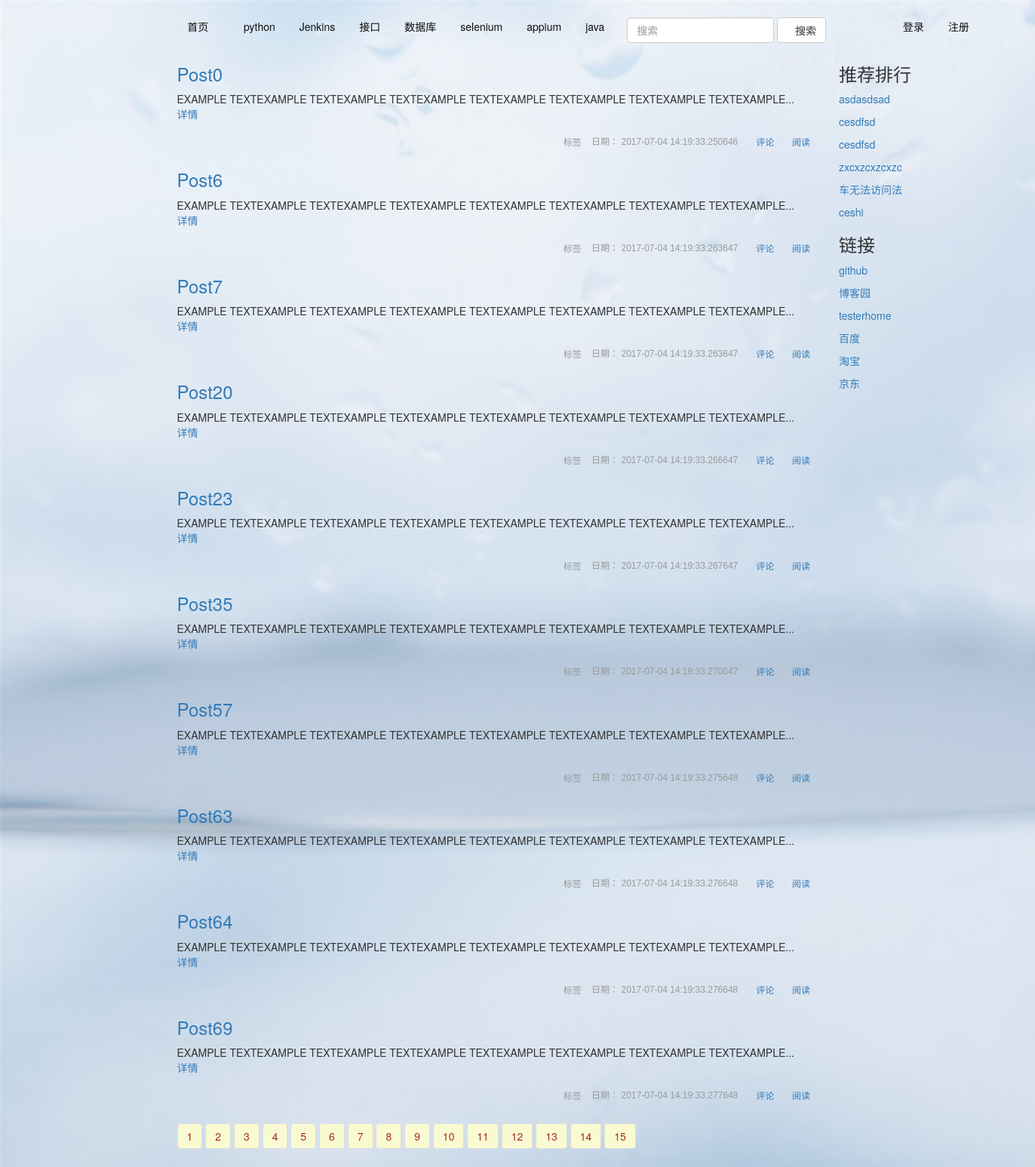
The page /fenlei/python&1 on the database its author committed.
### app/models.py (models this page shows, shortened)
class Classifa(db.Model):
    __tablename__='fenlei'
    id=db.Column(db.Integer(),primary_key=True)
    name=db.Column(db.String(64))

class Post(db.Model):
    __tablename__='posts'
    id=db.Column(db.Integer(),primary_key=True,autoincrement=True)
    title=db.Column(db.String(255),unique=False)
    text=db.Column(db.Text())
    publish_date=db.Column(db.DateTime(),default=datetime.datetime.now())
    user_id=db.Column(db.Integer(),db.ForeignKey('users.id'))
    is_recomment=db.Column(db.Boolean(),default=False)
    comments = db.relationship(
        'Comment',
        backref='posts',
        lazy='dynamic')
    tag = db.relationship(
        'Tag',
        secondary=posts_tags,
        backref=db.backref('posts', lazy='dynamic')
    )
    classname=db.relationship('Classifa',
    	secondary=post_class,
    	backref=db.backref('posts'))

class Link(db.Model):
    __tablename__='links'
    id = db.Column(db.Integer(), primary_key=True)
    name = db.Column(db.String(255))
    url = db.Column(db.String(255))

### app/views.py (the view)
@app.route('/fenlei/<string:fenlei_name>')
@app.route('/fenlei/<string:fenlei_name>&<int:page>')
def fenlei(fenlei_name,page=1):
  pyth=Classifa.query.filter_by(name=fenlei_name).first()
  pyth_post=pyth.posts
  page1=list_qiepian(pyth_post,10)
  pages=range(1,len(page1)+1)
  pyth_post1=page1[int(page)-1]
  link,tuijian_post,fenlei=get_tui_link()
  return render_template('home.html',posts=pyth_post1,pages=pages,tuijian_post=tuijian_post,fenleis=fenlei,links=link)

### app/views.py (called while the page is built)
def get_tui_link():
  link=db.session.query(Link).all()
  fenlei=db.session.query(Classifa).all()
  tuijian_post=Post.query.filter_by(is_recomment=True).all()
  return link,tuijian_post,fenlei

### common/fenye.py (called while the page is built)
def list_qiepian(list,split):
	New_list=[]
	if len(list)<=split:
		New_list.append(list)
		return New_list
	me=len(list)//split
	for i in range(me):
		New_list.append(list[(i)*split:(i+1)*split])
	if len(list[me*split:])>0:
		New_list.append(list[me*split:])
	return New_list

### app/templates/home.html (shortened to what this page needs)
{% extends 'base.html' %}
 {%block nav%}
 {%for nav in fenleis%}
 <li id='{{nav.name}}' onclick="document.getElementById('{{nav.name}}').setAttribute('class','active')">
            <a href="{{url_for ('fenlei',fenlei_name=nav.name)}}" style="color: #0f0f0f" >{{nav.name}}
            </a>
        </li>
        {%endfor%}
        {%endblock%}
{% block body%}
{% for post in posts %}
      <div style="height:10%">
      <h3><a href="{{url_for('post',post_id=post.id)}}">{{ post.title }}</a></h3>
        {{ post.text | truncate(100) | safe }}
        <p> <a href="{{url_for('post',post_id=post.id)}}">详情</a></p>
        <div style="padding: 5px 0;color: #999;font: normal 12px/24px Arial;text-align: right;">
    <span class="glyphicon glyphicon-tag">标签 </span>
    <span  style="margin: 0 5px 0 0;">&nbsp;日期： {{ post.publish_date }}&nbsp;</span>
    <span  style="margin: 0 5px 0 0;" class="glyphicon glyphicon-comment"><a href='{{url_for('post',post_id=post.id)}}'>&nbsp;评论&nbsp;</a></span>
    <span  style="margin: 0 5px 0 0;" class="glyphicon glyphicon-eye-open"><a href='{{url_for('post',post_id=post.id)}}'>&nbsp;阅读&nbsp;</a></span></div>
	</div>
    {% endfor %}
    {%for page in pages%}
    <ul class="pagination">
<li> <a id='{{page}}' onclick="h=window.location.href.split('&')[0],m=document.getElementById({{page}}),m.setAttribute('href',h+'&'+{{page}})" style='background-color: lightgoldenrodyellow;color: brown;'>{{page}}</a></li>
</ul>
{%endfor%}
    {% endblock %}
{% block tuijian %}
	{%for tui in tuijian_post%}
	<p><a href='{{url_for('post',post_id=tui.id)}}'>{{tui.title}}</a></p>
	{%endfor%}
        {% endblock %}
{%block link%}
{%for link1 in links%}
<p><a href='{{link1.url}}'>{{link1.name}}</a></P>
{%endfor%}
{% endblock %}

### rows shown on the page
Classifa: name "python"
Classifa: name "Jenkins"
Classifa: name "接口"
Classifa: name "数据库"
Classifa: name "selenium"
Classifa: name "appium"
Classifa: name "java"
Post: title "Post0", text "EXAMPLE TEXTEXAMPLE TEXTEXAMPLE TEXTEXAMPLE TEXTEXAMPLE TEXTEXAMPLE TEXTEXAMPLE TEXTEXAMPLE...", publish_date "2017-07-04 14:19:33.250646"
Post: title "Post6", text "EXAMPLE TEXTEXAMPLE TEXTEXAMPLE TEXTEXAMPLE TEXTEXAMPLE TEXTEXAMPLE TEXTEXAMPLE TEXTEXAMPLE...", publish_date "2017-07-04 14:19:33.263647"
Post: title "Post7", text "EXAMPLE TEXTEXAMPLE TEXTEXAMPLE TEXTEXAMPLE TEXTEXAMPLE TEXTEXAMPLE TEXTEXAMPLE TEXTEXAMPLE...", publish_date "2017-07-04 14:19:33.263647"
Post: title "Post20", text "EXAMPLE TEXTEXAMPLE TEXTEXAMPLE TEXTEXAMPLE TEXTEXAMPLE TEXTEXAMPLE TEXTEXAMPLE TEXTEXAMPLE...", publish_date "2017-07-04 14:19:33.266647"
Post: title "Post23", text "EXAMPLE TEXTEXAMPLE TEXTEXAMPLE TEXTEXAMPLE TEXTEXAMPLE TEXTEXAMPLE TEXTEXAMPLE TEXTEXAMPLE...", publish_date "2017-07-04 14:19:33.267647"
Post: title "Post35", text "EXAMPLE TEXTEXAMPLE TEXTEXAMPLE TEXTEXAMPLE TEXTEXAMPLE TEXTEXAMPLE TEXTEXAMPLE TEXTEXAMPLE...", publish_date "2017-07-04 14:19:33.270647"
Post: title "Post57", text "EXAMPLE TEXTEXAMPLE TEXTEXAMPLE TEXTEXAMPLE TEXTEXAMPLE TEXTEXAMPLE TEXTEXAMPLE TEXTEXAMPLE...", publish_date "2017-07-04 14:19:33.275648"
Post: title "Post63", text "EXAMPLE TEXTEXAMPLE TEXTEXAMPLE TEXTEXAMPLE TEXTEXAMPLE TEXTEXAMPLE TEXTEXAMPLE TEXTEXAMPLE...", publish_date "2017-07-04 14:19:33.276648"
Post: title "Post64", text "EXAMPLE TEXTEXAMPLE TEXTEXAMPLE TEXTEXAMPLE TEXTEXAMPLE TEXTEXAMPLE TEXTEXAMPLE TEXTEXAMPLE...", publish_date "2017-07-04 14:19:33.276648"
Post: title "Post69", text "EXAMPLE TEXTEXAMPLE TEXTEXAMPLE TEXTEXAMPLE TEXTEXAMPLE TEXTEXAMPLE TEXTEXAMPLE TEXTEXAMPLE...", publish_date "2017-07-04 14:19:33.277648"
Post: title "asdasdsad"
Post: title "cesdfsd"
Post: title "cesdfsd"
Post: title "zxcxzcxzcxzc"
Post: title "车无法访问法"
Post: title "ceshi"
Link: name "github"
Link: name "博客园"
Link: name "testerhome"
Link: name "百度"
Link: name "淘宝"
Link: name "京东"

### other values the page prints
{{ page }} "1" "2" "3" "4" "5" "6" "7" "8" "9" "10" "11" "12" "13" "14" "15"
